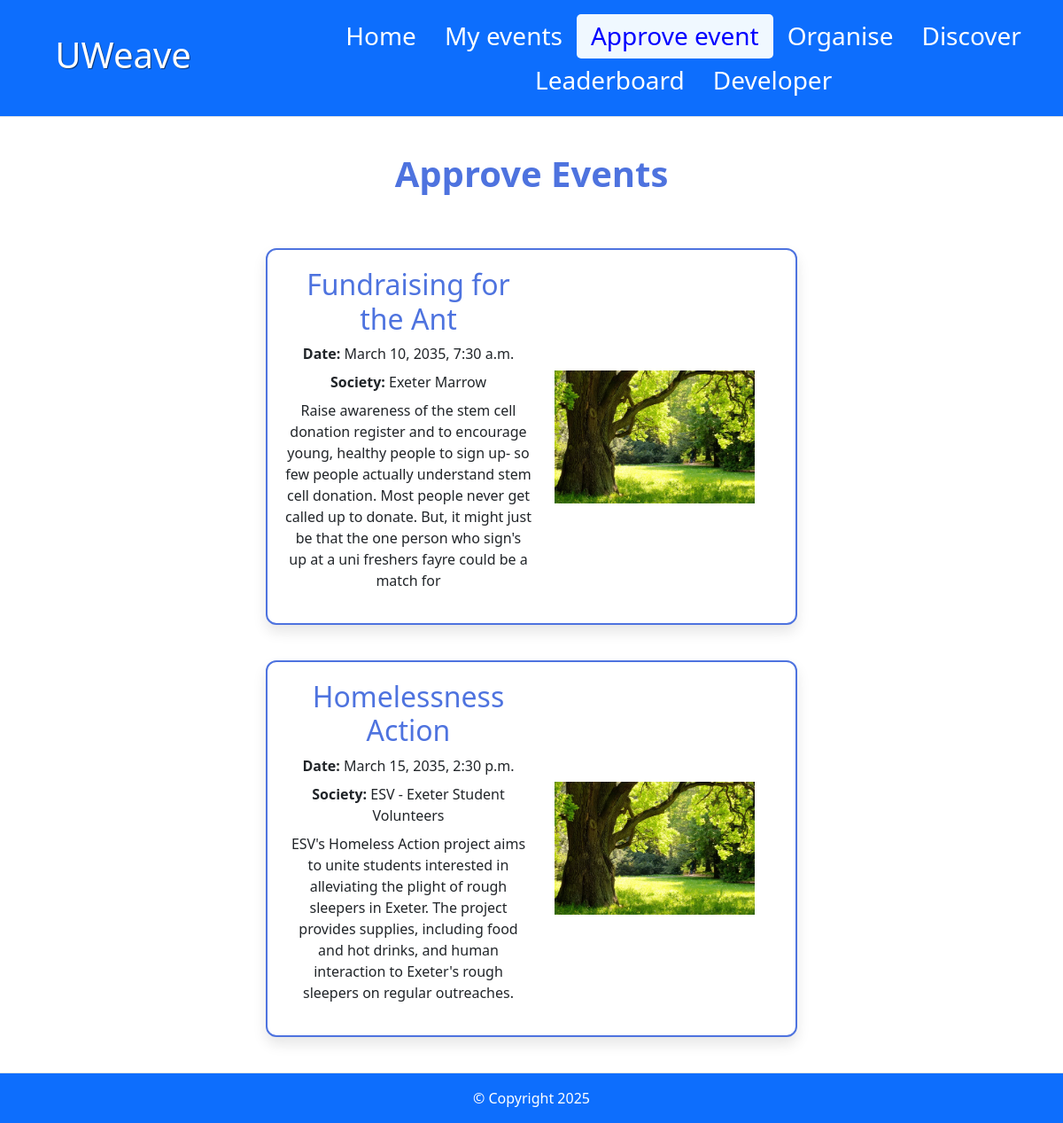
The page /approval (signed in) on the database its author committed.
### app/models.py (models this page shows, shortened)
class Event(models.Model):
    start_key = models.CharField(max_length=7, default=generate_random_key)
    end_key = models.CharField(max_length=7, blank=True, default=generate_random_key)
    category = models.CharField(max_length=50)
    organiser = models.ForeignKey(SocietyRepresentative, on_delete=models.CASCADE, null=True)
    date = models.DateTimeField()
    location = models.ForeignKey(Location, on_delete=models.CASCADE, null=True)
    name = models.CharField(max_length=23)
    expected_attendance = models.IntegerField(null=True)
    actual_attendance = models.IntegerField(null=True)
    maximum_attendance = models.IntegerField(null=True)
    approved = models.BooleanField(default=False)
    rejected = models.BooleanField(default=False)
    description = models.CharField(max_length=300, blank=True)
    image = models.ImageField(upload_to="event_images/", null=True, blank=True)

class SocietyRepresentative(models.Model):
    user = models.OneToOneField(User, on_delete=models.CASCADE)
    society_name = models.CharField(max_length=50)
    class Meta:
        permissions = (
            ("create_events","Can create events"),
            ("generate_qr", "Can generate QR codes for events they are running"),
        )

### app/views.py (the view)
# urls.py: path("approval", views.approval_page, name="approval"),
@login_required
@permission_required("app.approve_events", raise_exception=True)
def approval_page(request: HttpRequest) -> HttpResponse:
    events = Event.objects.all()
    events = events.filter(approved="0", rejected="0")
    return render(request, "approval.html", {"events": events})

### app/templates/approval.html (shortened to what this page needs)
<head>
</head>
{% extends "base.html" %}
{% block content %}
<body>
    <h2 class="page-title">Approve Events</h2>
    <div class="event-container">
    {% for event in events %}
        <div class="event-card" onclick="showPopup('{{ forloop.counter }}')">
            <div class="col-md-8" style="width: 50%;">
                <h2 style="color: #4e73df;">{{ event.name }}</h2>
                <p class="mb-2"><strong>Date:</strong> {{ event.date }}</p>
                <p class="mb-2"><strong>Society:</strong> {{ event.organiser.society_name }}</p>
                <p>{{ event.description }}</p>
            </div>
            <div class="col-md-4">
                {% if event.image %}
                    <img src="{{ event.image.url }}" alt="Event Image" class="img-fluid" onerror="this.src='/static/default-event.jpg';">
                {% else %}
                    <img src="/static/default-event.jpg" alt="Default Event Image" class="img-fluid">
                {% endif %}
            </div>
        </div>
    {% empty %}
        <p class="text-muted text-center">No sustainable events found. Check back soon!</p>
    {% endfor %}
    </div>
</body>
{% endblock %}

### app/templates/base.html (shortened to what this page needs)
<html lang="en">
<head>
    {% load static %}
        <link href="https://cdn.jsdelivr.net/npm/bootstrap@5.3.3/dist/css/bootstrap.min.css" rel="stylesheet">
</head>
<body class="d-flex flex-column min-vh-100">
    <header>
        <div class="px-3 py-2 text-bg-primary border-bottom">
            <div class="container-fluid" style="width: 100%;">
                <div class="d-flex flex-wrap align-items-center justify-content-center justify-content-lg-start">
                    <div class="navbar">
                        <a href="{% url "home" %}" class="d-flex align-items-center my-2 my-lg-0 me-lg-auto text-white text-decoration-none title">
                            <h1 class="bi me-2">UWeave</h1>
                        </a>
                        <ul class="nav col-12 col-lg-auto my-2 justify-content-center my-md-0 text-small links">
                            <li>
                                <a href="{% url "home" %}" class="nav-link text-white"  id="page-link">
                                    <h3 class="bi d-block mx-auto mb-2 link-name">Home</h3>
                                </a>
                            </li>
                            <li>
                                <a href="{% url "my-events" %}" class="nav-link text-white"  id="page-link">
                                    <h3 class="bi d-block mx-auto mb-2 link-name">My events</h3>
                                </a>
                            </li>
                            {% if user.is_authenticated and perms.app.approve_events %}
                                <li>
                                    <a href="{% url 'approval' %}" class="nav-link text-white"  id="page-link">
                                        <h3 class="bi d-block mx-auto mb-2 link-name">Approve event</h3>
                                    </a>
                                </li>
                            {% endif %}
                            {% if user.is_authenticated and perms.app.create_events %}
                                <li>
                                    <a href="{% url 'organise' %}" class="nav-link text-white"  id="page-link">
                                        <h3 class="bi d-block mx-auto mb-2 link-name">Organise</h3>
                                    </a>
                                </li>
                            {% endif %}
                            <li>
                                <a href="{% url "discover" %}" class="nav-link text-white" id="page-link">
                                    <h3 class="bi d-block mx-auto mb-2 link-name">Discover</h3>
                                </a>
                            </li>
                            <li>
                                <a href="{% url "leaderboard" %}" class="nav-link text-white" id="page-link">
                                    <h3 class="bi d-block mx-auto mb-2 link-name">Leaderboard</h3>
                                </a>
                            </li>
                            <li>
                                <a href="{% url "sign-in" %}" class="nav-link text-white" id="page-link">
                                    {% if user.is_authenticated %}
                                        <h3 class="bi d-block mx-auto mb-2 link-name">{{ user.username }}</h3>
                                    {% else %}
                                        <h3 class="bi d-block mx-auto mb-2 link-name">Sign in</h3>
                                    {% endif %}
                                </a>
                            </li>
                        </ul>
                    </div>
                </div>
            </div>
        </div>
    </header>
  <main class="flex-grow-1">
    {% block content %}
    {% endblock %}
  </main>
  <footer class="py-3 border-top text-center bg-primary text-white mt-auto">
      © Copyright 2025
  </footer>
</body>
</html>

### app/templates/approval.html (style rules this page uses)
.page-title { font-size: 2.5rem; font-weight: bold; color: #4e73df; text-align: center; margin: 40px 0; }
.event-container { display: flex; flex-wrap: wrap; justify-content: center; gap: 20px; padding: 20px; }
.event-card { display: flex; flex-wrap: wrap; align-items: center; width: 90%; max-width: 600px; min-height: 200px; border: 2px solid #4e73df; border-radius: 12px; padding: 20px; box-shadow: 0px 8px 15px rgba(0, 0, 0, 0.1); margin-bottom: 20px; background-color: white; transition: transform 0.3s ease-in-out, box-shadow 0.3s ease-in-out; }
.event-card .col-md-8, .event-card .col-md-4 { flex: 1; text-align: center; }
.event-card img { width: 100%; max-height: 150px; object-fit: contain; border-radius: 10px; }

### app/templates/base.html (style rules this page uses)
.navbar { display: grid; grid-template-columns: repeat(10, minmax(0, 1fr)); width: 100%; }
.title { grid-row: 1; grid-column: 1 / span 3; margin-left: 10%; text-shadow: 1px 1px rgba(0, 0, 0, 0.5); }
.links { display: flex; align-items: center; grid-row: 1; grid-column: 4 / span 7; right: 0; }
.link-name { margin: 0 !important; height: 100%; width:100%; display:flex !important; align-items: center; justify-content: center; }
#page-link { text-shadow: rgba(0, 0, 0, 0.5); height: 100%; }
#page-link.active { border-radius: 5px; background-color: aliceblue; color: blue !important; text-shadow: white; }

### rows shown on the page
Event: name "Fundraising for the Ant", date "March 10, 2035, 7:30 a.m.", organiser.society_name "Exeter Marrow", description "Raise awareness of the stem cell donation register and to encourage young, healthy people to sign up- so few people actually understand stem cell donation. Most people never get called up to donate. But, it might just be that the one person who sign's up at a uni freshers fayre could be a match for"
Event: name "Homelessness Action", date "March 15, 2035, 2:30 p.m.", organiser.society_name "ESV - Exeter Student Volunteers", description "ESV's Homeless Action project aims to unite students interested in alleviating the plight of rough sleepers in Exeter. The project provides supplies, including food and hot drinks, and human interaction to Exeter's rough sleepers on regular outreaches."

### other values the page prints
{{ user.username }} "Developer"
